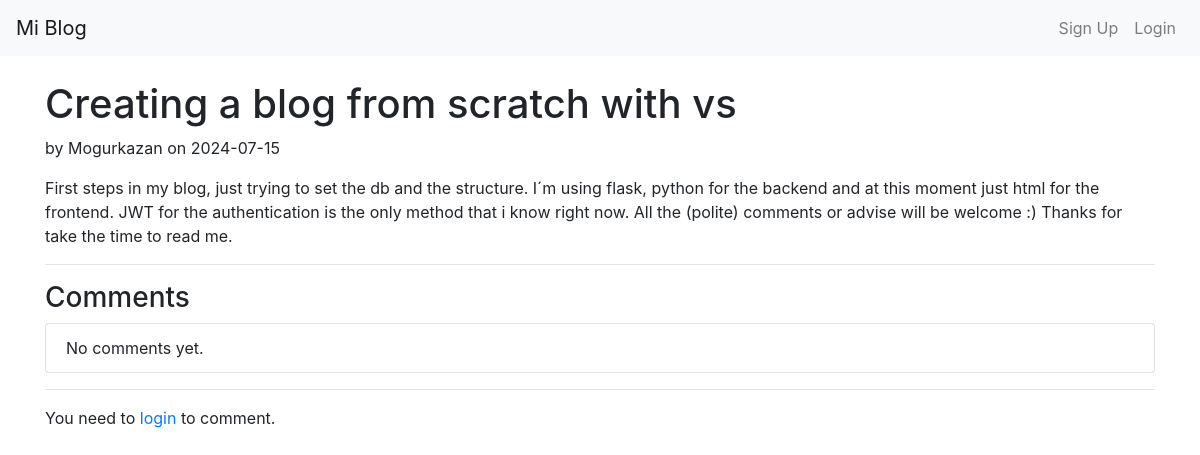
/post/1, run on an earlier commit of the app's database.
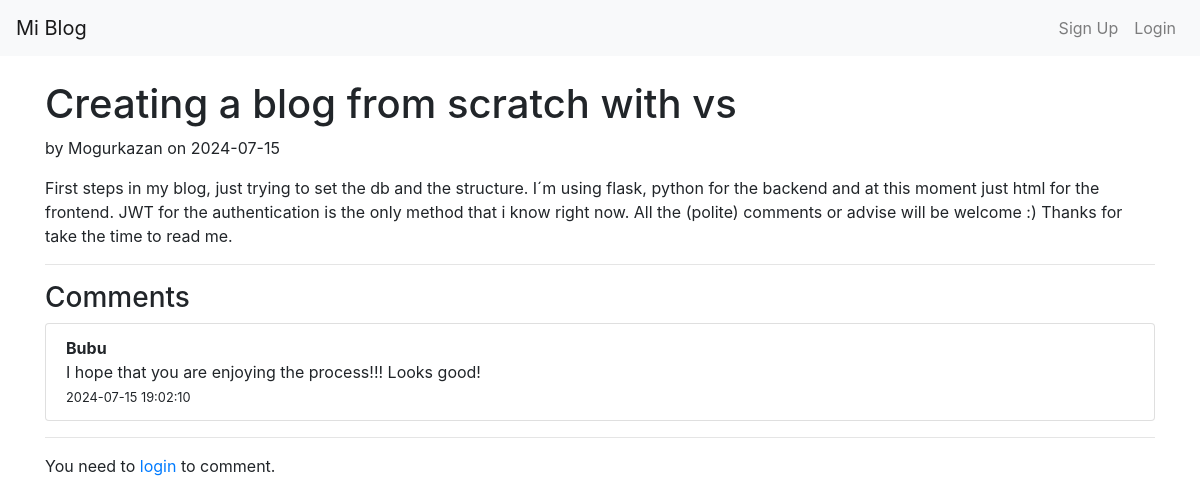
And on a later commit of the database.
### app/models.py (models this page shows, shortened)
class Post(db.Model):
    id = db.Column(db.Integer, primary_key=True)
    title = db.Column(db.String(100), nullable=False)
    content = db.Column(db.Text, nullable=False)
    date_posted = db.Column(db.DateTime, nullable=False, default=datetime.utcnow)
    keywords = db.Column(db.String(100), nullable=True)
    user_id = db.Column(db.Integer, db.ForeignKey('user.id'), nullable=False)
    comments = db.relationship('Comment', backref='post', lazy=True)

class User(UserMixin, db.Model):
    id = db.Column(db.Integer, primary_key=True)
    email = db.Column(db.String(120), unique=True, nullable=False)
    nickname = db.Column(db.String(80), unique=True, nullable=False)
    password_hash = db.Column(db.String(128), nullable=False)
    posts = db.relationship('Post', backref='author', lazy=True)
    comments = db.relationship('Comment', backref='author', lazy=True)

class Comment(db.Model):
    id = db.Column(db.Integer, primary_key=True)
    content = db.Column(db.Text, nullable=False)
    date_posted = db.Column(db.DateTime, nullable=False, default=datetime.utcnow)
    user_id = db.Column(db.Integer, db.ForeignKey('user.id'), nullable=False)
    post_id = db.Column(db.Integer, db.ForeignKey('post.id'), nullable=False)

### app/routes.py (the view, shortened to what this page needs)
@bp.route('/post/<int:post_id>', methods=['GET', 'POST'])
def view_post(post_id):
    post = Post.query.get_or_404(post_id)
    form = CommentForm()
    logout_form = LogoutForm()
    comments = Comment.query.filter_by(post_id=post_id).order_by(Comment.date_posted.desc()).all()
    return render_template('view_post.html', post=post, comments=comments, form=form, logout_form=logout_form)

### app/routes.py (called while the page is built)
@bp.app_context_processor
def inject_user():
    return dict(current_user=current_user)

### app/templates/view_post.html (shortened to what this page needs)
<!DOCTYPE html>
<html lang="en">
<head>
    <link rel="stylesheet" href="https://stackpath.bootstrapcdn.com/bootstrap/4.5.2/css/bootstrap.min.css">
</head>
<body>
    {% block navbar %}
    <nav class="navbar navbar-expand-lg navbar-light bg-light fixed-top">
        <a class="navbar-brand" href="{{ url_for('main.home') }}">Mi Blog</a>
        <div class="collapse navbar-collapse" id="navbarNav">
            <ul class="navbar-nav ml-auto">
                {% if not current_user.is_authenticated %}
                <li class="nav-item">
                    <a class="nav-link" href="{{ url_for('main.signup') }}">Sign Up</a>
                </li>
                <li class="nav-item">
                    <a class="nav-link" href="{{ url_for('main.login') }}">Login</a>
                </li>
                {% endif %}
            </ul>
        </div>
    </nav>
    {% endblock %}
    <div class="container" style="margin-top: 80px;">
        <h1>{{ post.title }}</h1>
        <p>by {{ post.author.nickname }} on {{ post.date_posted.strftime('%Y-%m-%d') }}</p>
        <p>{{ post.content }}</p>
        <hr>
        <h3>Comments</h3>
        <ul class="list-group">
            {% for comment in comments %}
            <li class="list-group-item">
                <strong>{{ comment.author.nickname }}</strong><br>
                {{ comment.content }}<br>
                <small>{{ comment.date_posted.strftime('%Y-%m-%d %H:%M:%S') }}</small>
            </li>
            {% endfor %}
            {% if not comments %}
            <li class="list-group-item">No comments yet.</li>
            {% endif %}
        </ul>
        <hr>
        {% if current_user.is_authenticated %}
        <form method="POST" action="">
            {{ form.hidden_tag() }}
            <div class="form-group">
                {{ form.content.label(class="form-control-label") }}
                {{ form.content(class="form-control") }}
            </div>
            <button type="submit" class="btn btn-primary">Add Comment</button>
        </form>
        {% else %}
        <p>You need to <a href="{{ url_for('main.login') }}">login</a> to comment.</p>
        {% endif %}
    </div>
</body>
</html>

What changed in the data, as far as the page shows it:
added Comment: author.nickname "Bubu", content "I hope that you are enjoying the process!!! Looks good!", date_posted "2024-07-15 19:02:10"
Also different on the page:
text no longer shown: "No comments yet."
